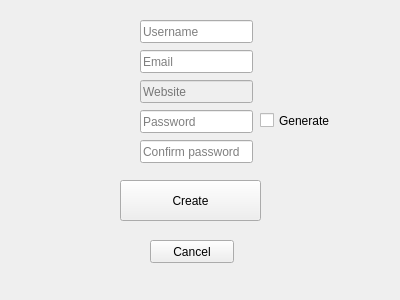
<?xml version="1.0" encoding="UTF-8"?>
<ui version="4.0">
 <class>NewAccount</class>
 <widget class="QWidget" name="NewAccount">
  <property name="windowModality">
   <enum>Qt::NonModal</enum>
  </property>
  <property name="geometry">
   <rect>
    <x>0</x>
    <y>0</y>
    <width>400</width>
    <height>300</height>
   </rect>
  </property>
  <property name="minimumSize">
   <size>
    <width>400</width>
    <height>300</height>
   </size>
  </property>
  <property name="maximumSize">
   <size>
    <width>400</width>
    <height>300</height>
   </size>
  </property>
  <property name="focusPolicy">
   <enum>Qt::NoFocus</enum>
  </property>
  <property name="contextMenuPolicy">
   <enum>Qt::NoContextMenu</enum>
  </property>
  <property name="windowTitle">
   <string>New Account</string>
  </property>
  <widget class="QPushButton" name="buttonSubmit">
   <property name="geometry">
    <rect>
     <x>120</x>
     <y>180</y>
     <width>141</width>
     <height>41</height>
    </rect>
   </property>
   <property name="text">
    <string>Create</string>
   </property>
  </widget>
  <widget class="QLineEdit" name="input_Username">
   <property name="geometry">
    <rect>
     <x>140</x>
     <y>20</y>
     <width>113</width>
     <height>23</height>
    </rect>
   </property>
   <property name="placeholderText">
    <string>Username</string>
   </property>
  </widget>
  <widget class="QLineEdit" name="input_Email">
   <property name="geometry">
    <rect>
     <x>140</x>
     <y>50</y>
     <width>113</width>
     <height>23</height>
    </rect>
   </property>
   <property name="placeholderText">
    <string>Email</string>
   </property>
  </widget>
  <widget class="QLineEdit" name="input_Password">
   <property name="geometry">
    <rect>
     <x>140</x>
     <y>110</y>
     <width>113</width>
     <height>23</height>
    </rect>
   </property>
   <property name="echoMode">
    <enum>QLineEdit::Password</enum>
   </property>
   <property name="placeholderText">
    <string>Password</string>
   </property>
  </widget>
  <widget class="QLineEdit" name="input_ConfirmPassword">
   <property name="geometry">
    <rect>
     <x>140</x>
     <y>140</y>
     <width>113</width>
     <height>23</height>
    </rect>
   </property>
   <property name="echoMode">
    <enum>QLineEdit::Password</enum>
   </property>
   <property name="placeholderText">
    <string>Confirm password</string>
   </property>
  </widget>
  <widget class="QLineEdit" name="input_Website">
   <property name="enabled">
    <bool>false</bool>
   </property>
   <property name="geometry">
    <rect>
     <x>140</x>
     <y>80</y>
     <width>113</width>
     <height>23</height>
    </rect>
   </property>
   <property name="placeholderText">
    <string>Website</string>
   </property>
  </widget>
  <widget class="QPushButton" name="button_cancel_exit">
   <property name="geometry">
    <rect>
     <x>150</x>
     <y>240</y>
     <width>84</width>
     <height>23</height>
    </rect>
   </property>
   <property name="text">
    <string>Cancel</string>
   </property>
  </widget>
  <widget class="QCheckBox" name="input_GeneratePassword">
   <property name="geometry">
    <rect>
     <x>260</x>
     <y>110</y>
     <width>92</width>
     <height>21</height>
    </rect>
   </property>
   <property name="text">
    <string>Generate</string>
   </property>
   <property name="tristate">
    <bool>false</bool>
   </property>
  </widget>
 </widget>
 <resources/>
 <connections/>
</ui>
